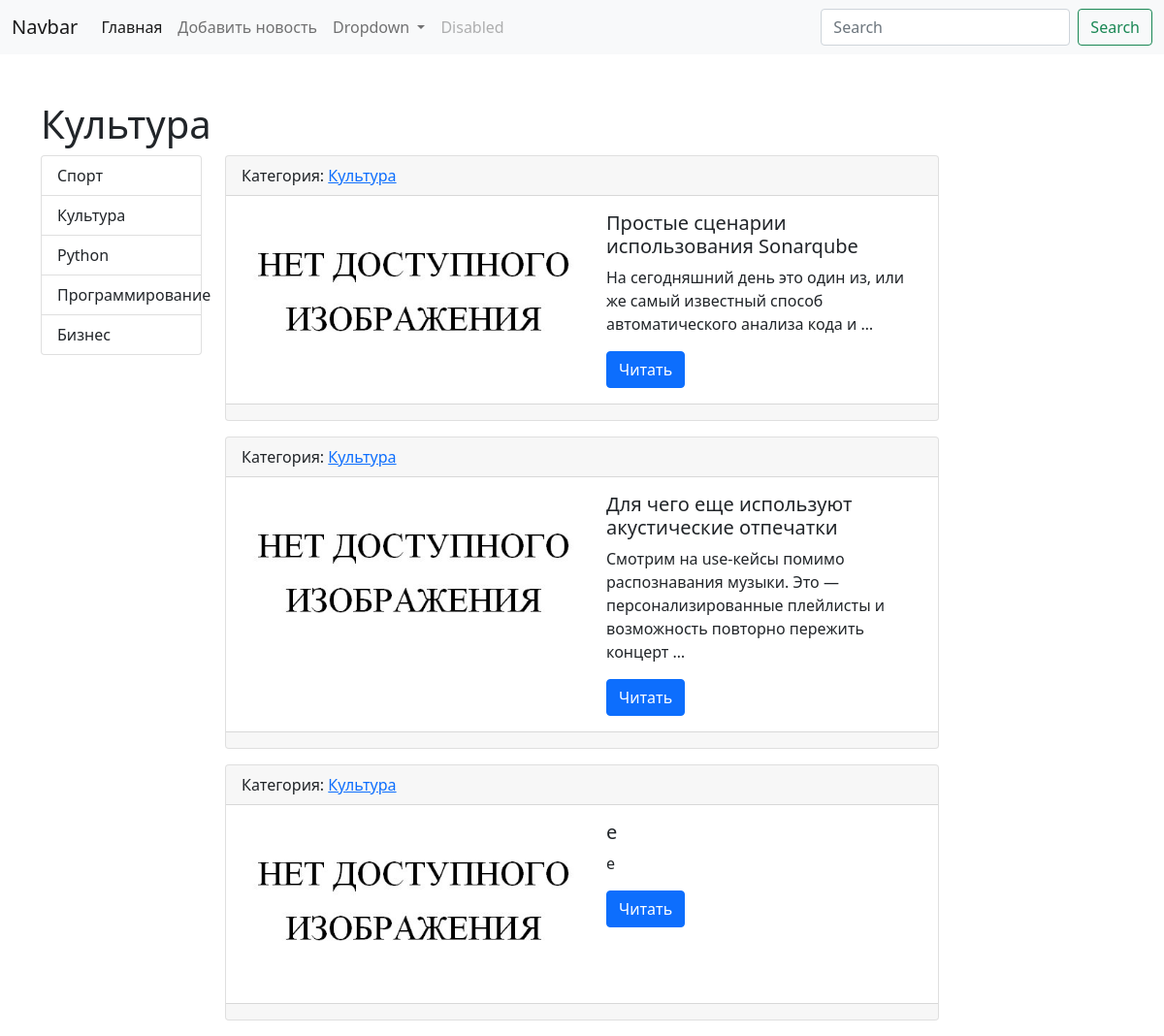
Page /category/2 on the committed database.
### news/models.py (models this page shows, shortened)
class Category(models.Model):
    category = models.CharField(max_length=100, db_index=True)
    def get_absolute_url(self):
        return reverse("cty_id", kwargs={'category_id': self.pk})
    def __str__(self):
        return self.category
    class Meta:
        verbose_name = "Категория"
        verbose_name_plural = "Категории"
        ordering = ['id']

class News(models.Model):
    caption = models.CharField(null=True,max_length=100, verbose_name="Заголовок")
    text = models.TextField(null=True)
    created_at = models.DateTimeField(null=True,auto_now_add=True, verbose_name="Дата создания")
    updated_at = models.DateTimeField(auto_now=True, verbose_name="Обновленно")
    photo = models.ImageField(upload_to="news/%Y/%m/%d", blank=True)
    is_published = models.BooleanField(default=True, verbose_name="Опубликовано")
    category = models.ForeignKey(Category, on_delete=models.PROTECT, null=True)
    likes = models.BigIntegerField(default=0)
    views = models.BigIntegerField(default=0)
    class Meta:
        verbose_name = "Новость"
        verbose_name_plural = "Новости"
        ordering = ['id']

### news/views.py (the view)
# urls.py: path('category/<int:category_id>', GetCat.as_view(), name="cty_id"),
class GetCat(ListView):
    template_name = "news/news_list.html"
    context_object_name = "news"
    def get_queryset(self, **kwargs):
        return News.objects.filter(category=self.kwargs['category_id'])
    def get_context_data(self, *, object_list=None, **kwargs):
        context = super().get_context_data(**kwargs)
        context["title"] = Category.objects.get(pk=self.kwargs["category_id"]).category
        return context

### news/templatetags/news_tags.py (called while the page is built)
@register.simple_tag()
def categories_get():
    return Category.objects.all()

### news/templates/news/news_list.html
{%extends "news/news_base.html"%}
{%block news%}
{%for i in news%}
<div class="card mb-3">
    <div class="card-header">
        Категория: <a href="{{i.category.get_absolute_url}}">{{i.category}}</a>
    </div>
    <div class="card-body">
        <div class="d-flex">
            <div class="flex-shrink-0">
                {% if i.photo%}
                <img src="{{i.photo.url}}" class="card-img-bottom" style="width: 360px" alt="NOT FOUND">
                {% else %}
                <img src="/media/news/img.png" class="card-img-bottom" style="width: 360px" alt="NOT FOUND">
                {% endif %}
            </div>
            <div class="flex-grow-1 ms-3">
                <h5 class="card-title">{{i.caption}}</h5>
                <p class="card-text">{{i.text|truncatewords:15}}</p>
                <a href="{% url 'one' pk=i.pk %}" class="btn btn-primary">Читать</a>
            </div>
        </div>
    </div>
    <div class="card-footer text-muted">
    </div>
</div>
{%endfor%}
{%endblock%}

### news/templates/news/news_base.html
{%extends "base.html"%}
{%block content%}
{%include "news/inc/_nav.html"%}
<div class="container mt-5">
    <h1>{%block t%}{{title}}{%endblock%}</h1>
    <div class="row">
        <div class="col-md-2">
            {%block sidebar%}
            {%include "news/inc/_sidebar.html"%}
            {%endblock%}
        </div>
        <div class="col-md-8">
            {%block news%}{%endblock%}
        </div>
    </div>
</div>
{%endblock%}

### news/templates/news/inc/_sidebar.html
{%load news_tags%}
<ul class="list-group">
    {%categories_get as categories%}
    {%for i in categories%}
    <a href="{% url 'cty_id' category_id=i.pk %}" class="list-group-item">{{i.category}}</a>
    {%endfor%}
</ul>

### rows in the picture
Category: category "Культура"
Category: category "Спорт"
Category: category "Python"
Category: category "Программирование"
Category: category "Бизнес"
News: category "Культура", caption "Простые сценарии использования Sonarqube", text "На сегодняшний день это один из, или же самый известный способ автоматического анализа кода и …"
News: category "Культура", caption "Для чего еще используют акустические отпечатки", text "Смотрим на use-кейсы помимо распознавания музыки. Это — персонализированные плейлисты и возможность повторно пережить концерт …"
News: category "Культура", caption "e", text "e"
